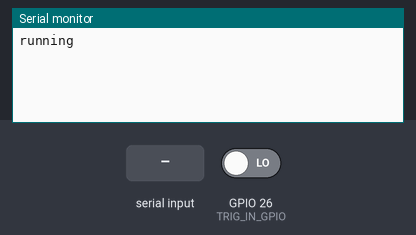
Recording of a program running on a simulated ESP32. Shown: the last lines printed to the serial monitor. The inputs (shaded band) are chosen by the test bench; at power-on: GPIO 26 (TRIG_IN_GPIO) LOW.

Above: at 1.2 s.
1.3 s: GPIO 26 (TRIG_IN_GPIO) driven HIGH
At 2.8 s:
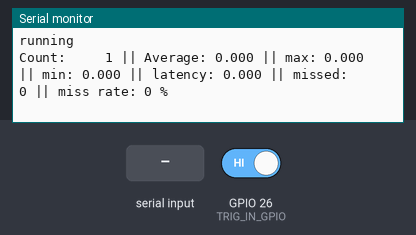
4.3 s: "1" received over Serial
At 4.9 s:
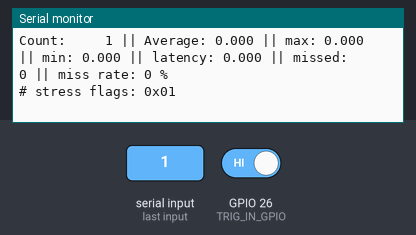
5.8 s: "2" received over Serial
At 6.8 s:
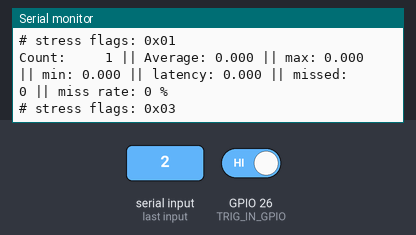

The program:

main.cpp
```cpp
// ========= Libraries  =========
#include <Arduino.h>
#include "driver/ledc.h"
#include "esp32/clk.h"

// ========= Defines    =========
#define TRIG_OUT_GPIO 25
#define TRIG_IN_GPIO 26
#define TRIG_RESPONSE 27

#define STRESS_SIGNAL 14 // GPIO 14 is used to signal the start of a stress test, for external measurement

#define TO_CYCLE(us) (uint32_t)((uint64_t)us * 240)
#define TO_US(us) (uint32_t)((uint64_t)us / 240)
#define TO_US_X1000(us) (uint32_t)((uint64_t)us * 1000 / 240)

#define LATENCY_DEADLINE_US 15 // if the work task is not woken up within this time, count it as a missed interrupt

// Stress testing flags, can be ORed together to stress multiple subsystems at once
#define STRESS_CPU_LOW (1 << 0)
#define STRESS_CPU_HIGH (1 << 1)
#define STRESS_PRINTF (1 << 2)
#define STRESS_NVS (1 << 3)
#define STRESS_WIFI (1 << 4)

// ========= Setup      =========

volatile uint32_t g_stress_flags = 0;

static TaskHandle_t s_workTask = NULL;           // handle to the work task
static TaskHandle_t s_trackTask = NULL;          // handle to the track task
static TaskHandle_t s_stressLowPrioTask = NULL;  // handle to the low CPU stress task
static TaskHandle_t s_stressHighPrioTask = NULL; // handle to the high CPU stress task

volatile uint32_t g_edges = 0; // counts the number of rising edges seen on GPIO 26
volatile uint32_t g_t_isr = 0; // time the ISR was called, in microseconds

volatile uint32_t g_count = 0;           // counts the number of samples taken
volatile uint32_t g_average = 0;         // average latency in microseconds
volatile uint32_t g_max = 0;             // maximum latency in microseconds
volatile uint32_t g_min = 0xFFFFFFFF;    // minimum latency in microseconds
volatile uint32_t g_last_latency_us = 0; // last latency measured in microseconds
volatile uint32_t g_miss_count = 0;      // counts the number of missed interrupts (if the work task is not woken up in time)

volatile uint32_t g_reset_request = 0; // flag to request a reset of the latency statistics

// ========= Functions  =========

/*
    This function lives in IRAM (due to IRAM_ATTR),
    when called, garantee call time, call takes
    the same time every time to be fetched deterministic.
    This is ignorant to what ever is happening in flash.
*/
void IRAM_ATTR trig_isr(void)
{
    g_t_isr = esp_cpu_get_ccount(); // microseconds, 64-bit source
    g_edges++;
    BaseType_t woken = pdFALSE;
    vTaskNotifyGiveFromISR(s_workTask, &woken);
    // force reschedule on ISR exit
    // without this the woken task waits for the next tick (~1 ms)
    portYIELD_FROM_ISR(woken);
}

/*
    Generates the 1 kHz trigger square wave on GPIO 25, jumpered to GPIO 26.
    LEDC is a PWM peripheral (marketed for LED dimming); at 50% duty it is a
    square wave. Chosen because the peripheral produces it in hardware with
    zero CPU involvement — the wave keeps its timing even if the CPU stalls,
    which is what makes it usable as a measurement reference.
    Stands in for a sensor's data-ready pin.

https://docs.espressif.com/projects/esp-idf/en/stable/esp32/api-reference/peripherals/ledc.html
*/
void trigger_output_start(void)
{
    // configure timer 0 for 1 kHz, 10-bit resolution
    ledc_timer_config_t timer = {
        .speed_mode = LEDC_LOW_SPEED_MODE,    // low speed mode is the only mode that can use GPIO 25
        .duty_resolution = LEDC_TIMER_10_BIT, // 10-bit resolution, 0-1023
        .timer_num = LEDC_TIMER_0,            // timer 0
        .freq_hz = 1000,                      // 1 kHz
        .clk_cfg = LEDC_USE_APB_CLK,          // use APB clock
    };
    ESP_ERROR_CHECK(ledc_timer_config(&timer));

    // configure channel 0 to use timer 0, output on GPIO 25
    ledc_channel_config_t chan = {
        .gpio_num = TRIG_OUT_GPIO,         // GPIO 25
        .speed_mode = LEDC_LOW_SPEED_MODE, // low speed mode is the only mode that can use GPIO 25
        .channel = LEDC_CHANNEL_0,         // channel 0
        .intr_type = LEDC_INTR_DISABLE,    // disable interrupts
        .timer_sel = LEDC_TIMER_0,         // use timer 0
        .duty = 512,                       // how long the pin is high in each cycle, 50% of 2^10
        .hpoint = 0,                       // start at 0
    };
    ESP_ERROR_CHECK(ledc_channel_config(&chan));
}

/*
    This function blockes it self, using NO resources but the
    storage it's holding, waiting for a notification.
    Function is put into ready state by trig_isr. When ran,
    sets GPIO 27 high, runs some work, then sets 27 low.
*/
void workTask(void *pvParameters)
{

    uint64_t latency_sum = 0; // sum of latencies for average calculation

    for (;;)
    {
        ulTaskNotifyTake(pdTRUE, portMAX_DELAY); // blocks, zero CPU
        uint32_t t_wake = esp_cpu_get_ccount();  // capture the time the task was woken up

        GPIO.out_w1ts = (1UL << TRIG_RESPONSE); // work starts

        // ========== Latency Statistics =========

        // reset the latency statistics if requested form the printData task
        if (g_reset_request)
        {
            g_count = 0;
            latency_sum = 0;
            g_average = 0;
            g_max = 0;
            g_min = 0xFFFFFFFF;
            g_miss_count = 0;

            g_reset_request = false;
        }

        g_count++;

        /*
            t_wake is the time the task was woken up, t_isr is the time the ISR was called.
            The difference is the latency of the task being woken up by the ISR.
        */
        g_last_latency_us = t_wake - g_t_isr;
        latency_sum += g_last_latency_us;

        if (TO_US(g_last_latency_us) > LATENCY_DEADLINE_US)
        {
            g_miss_count++;
        }

        g_average = (uint32_t)(latency_sum / g_count);

        if (g_last_latency_us > g_max)
            g_max = g_last_latency_us;

        if (g_last_latency_us < g_min)
            g_min = g_last_latency_us;

        // ==========  =========

        GPIO.out_w1tc = (1UL << TRIG_RESPONSE); // work ends
    }
}

void stressLowPrioTask(void *pvParameters)
{
    for (;;)
    {
        if (g_stress_flags & STRESS_CPU_LOW)
        {
            // low CPU stress: just a simple loop that does nothing
            for (volatile int i = 0; i < 100000; i++)
                ;
        }
        vTaskDelay(pdMS_TO_TICKS(10));
    }
}

void stressHighPrioTask(void *pvParameters)
{
    for (;;)
    {
        vTaskDelay(pdMS_TO_TICKS(10)); // blocks, lets everything else run
        if (!(g_stress_flags & STRESS_CPU_HIGH))
        {
            ulTaskNotifyTake(pdTRUE, portMAX_DELAY);
        }

        // GPIO.out_w1ts = (1UL << STRESS_SIGNAL);
        uint32_t start = esp_cpu_get_ccount();
        while ((esp_cpu_get_ccount() - start) < TO_CYCLE(500)) { }
        // GPIO.out_w1tc = (1UL << STRESS_SIGNAL); // work ends

        start = esp_cpu_get_ccount();

        while ((esp_cpu_get_ccount() - start) < TO_CYCLE(500))
        {
            // spin — deliberately doing nothing, at high priority
        }
    }
}

void printData(void *pvParameters)
{
    vTaskDelay(pdMS_TO_TICKS(2000));

    for (;;)
    {

        uint32_t count = g_count;
        uint32_t miss = g_miss_count;
        uint32_t avg = g_average;
        uint32_t mx = g_max;
        uint32_t mn = g_min;

        if (count == 0)
        {
            printf("No data yet\n");
            vTaskDelay(pdMS_TO_TICKS(1000));
            continue;
        }
        printf("Count: %5u || Average: %u.%2.3u || max: %u.%2.3u || min: %u.%2.3u || latency: %u.%2.3u || missed: %5u || miss rate: %u %%\n",
               count,
               TO_US_X1000(avg) / 1000, TO_US_X1000(avg) % 1000,
               TO_US_X1000(mx) / 1000, TO_US_X1000(mx) % 1000,
               TO_US_X1000(mn) / 1000, TO_US_X1000(mn) % 1000,
               TO_US_X1000(g_last_latency_us) / 1000, TO_US_X1000(g_last_latency_us) % 1000,
               miss,
               (miss * 100) / count);

        g_reset_request = true; // request to reset the latency statistics
        vTaskDelay(pdMS_TO_TICKS(1000));
    }
}

// ========= Setup & Loop   =========

void setup()
{
    Serial.begin(115200);

    pinMode(TRIG_RESPONSE, OUTPUT);
    pinMode(TRIG_IN_GPIO, INPUT_PULLDOWN);

    // pinMode(STRESS_SIGNAL, OUTPUT);

    trigger_output_start();

    xTaskCreatePinnedToCore(
        workTask,    // function
        "work",      // name
        4096,        // stack size
        NULL,        // parameters
        20,          // priority
        &s_workTask, // task handle
        1            // core ID
    );

    xTaskCreatePinnedToCore(
        stressLowPrioTask,    // function
        "stress_low",         // name
        4096,                 // stack size
        NULL,                 // parameters
        15,                   // priority
        &s_stressLowPrioTask, // task handle
        1                     // core ID
    );

    xTaskCreatePinnedToCore(
        stressHighPrioTask,    // function
        "stress_high",         // name
        4096,                  // stack size
        NULL,                  // parameters
        25,                    // priority
        &s_stressHighPrioTask, // task handle
        1                      // core ID
    );

    xTaskCreatePinnedToCore(
        printData,    // function
        "track",      // name
        4096,         // stack size
        NULL,         // parameters
        1,            // priority
        &s_trackTask, // task handle
        0             // core ID
    );

    /*
     Configures GPIO 26's to run trig_isr on a rising edge.
     Nothing polls; straight hardware.
     Must come after xTaskCreate, an edge arriving while s_workTask
     is still NULL would notify a null handle.
    */
    attachInterrupt(
        digitalPinToInterrupt(TRIG_IN_GPIO), // interrupt tirgger pin
        trig_isr,                            // function to call
        RISING                               // trigger on rising edge
    );

    Serial.println("running");
}

void loop()
{
    if (Serial.available())
    {
        char c = Serial.read();
        switch (c)
        {
        case '1':
            g_stress_flags ^= STRESS_CPU_LOW; // ^= (XOR) toggles the bit
            break;
        case '2':
            g_stress_flags ^= STRESS_CPU_HIGH;
            break;
        case '3':
            g_stress_flags ^= STRESS_PRINTF;
            break;
        case '4':
            g_stress_flags ^= STRESS_NVS;
            break;
        case '0':
            g_stress_flags = 0;
            break;
        }
        printf("# stress flags: 0x%02X\n", g_stress_flags);
    }

    if (g_stress_flags & STRESS_CPU_HIGH)
    {
        xTaskNotifyGive(s_stressHighPrioTask);
    }

    delay(10);
}
```

Measured:
- after the input at 1.3 s, the serial monitor: prints a new line after 0.70 s (image 1)
- after the input at 4.3 s, the serial monitor: prints a new line at once (image 2)
- after the input at 5.8 s, the serial monitor: prints a new line at once (image 3)
